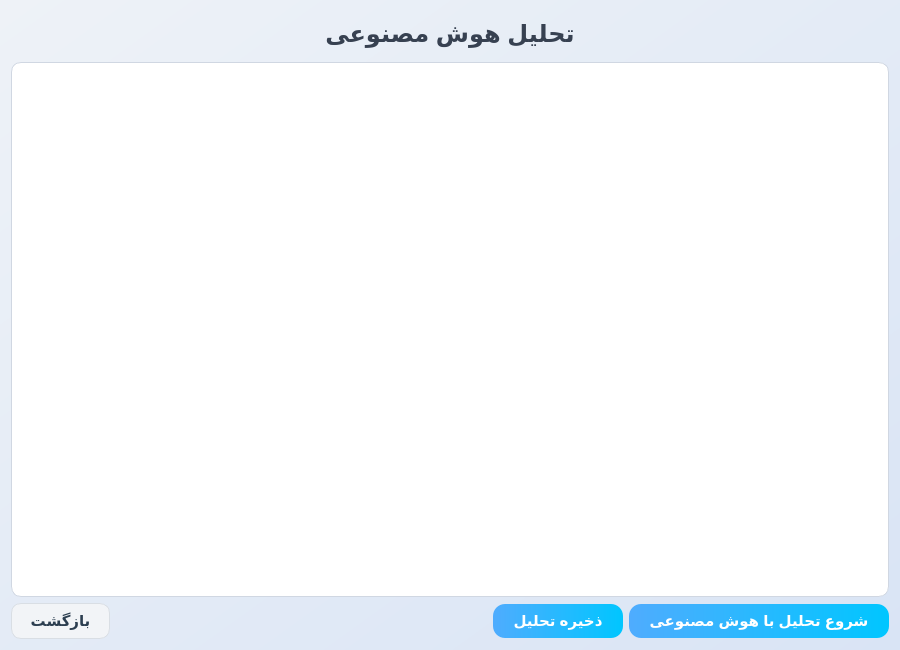
<?xml version="1.0" encoding="UTF-8"?>
<ui version="4.0">
 <class>ResultPage</class>
 <widget class="QWidget" name="ResultPage">
  <property name="geometry">
   <rect>
    <x>0</x>
    <y>0</y>
    <width>900</width>
    <height>650</height>
   </rect>
  </property>
  <property name="windowTitle">
   <string>تحلیل هوش مصنوعی </string>
  </property>
  <property name="windowIcon">
   <iconset>
    <normaloff>../../Users/Moavenat-mali-/OneDrive/دسکتاپ/0b5464b5-3cc2-46de-a9ae-577f59c6f68b.png</normaloff>../../Users/Moavenat-mali-/OneDrive/دسکتاپ/0b5464b5-3cc2-46de-a9ae-577f59c6f68b.png</iconset>
  </property>
  <property name="styleSheet">
   <string notr="true">
/* پس‌زمینه صفحه */
QWidget#ResultPage {
 background:qlineargradient( spread:pad, x1:0, y1:0, x2:1, y2:1, stop:0 #eef2f7, stop:1 #d9e4f5 );
}

/* عنوان اصلی صفحه */
QLabel#label_title {
 color:#374151;
 font-family:&quot;Segoe UI&quot;;
 font-size:18pt;
 font-weight:bold;
 padding:8px;
}

/* دکمه‌های عمومی */
QPushButton {
 background-color: #e53935;
 color: white;
 border-radius: 8px;
 padding: 8px 16px;
 font-size: 11pt;
 font-weight: bold;
}
QPushButton:hover { background-color: #ef5350; }
QPushButton:pressed { background-color: #c62828; }

/* دکمه بازگشت */
QPushButton#btn_back {
 background:#f2f4f7;
 color:#2c3e50;
 border-radius:10px;
 font-weight:600;
 font-size:11pt;
 padding:8px 18px;
 border:1px solid #d9dee4;
}
QPushButton#btn_back:hover { background:#e0e4e8; }
QPushButton#btn_back:pressed { background:#c7ccd1; }

/* دکمه ذخیره نتایج */
QPushButton#btn_save {
 background:qlineargradient( x1:0, y1:0, x2:1, y2:0, stop:0 #4facfe, stop:1 #00c6ff );
 color:white;
 border:none;
 border-radius:12px;
 font-weight:600;
 font-size:11pt;
 padding:8px 20px;
}
QPushButton#btn_save:hover {
 background:qlineargradient( x1:0, y1:0, x2:1, y2:0, stop:0 #3d8ef7, stop:1 #00aaff );
}
QPushButton#btn_save:pressed { background:#005fb8; }

/* دکمه تحلیل با هوش مصنوعی */
QPushButton#btn_ai {
 background:qlineargradient( x1:0, y1:0, x2:1, y2:0, stop:0 #4facfe, stop:1 #00c6ff );
 color:white;
 border:none;
 border-radius:12px;
 font-weight:600;
 font-size:11pt;
 padding:8px 20px;
}
QPushButton#btn_ai:hover {
 background:qlineargradient( x1:0, y1:0, x2:1, y2:0, stop:0 #3d8ef7, stop:1 #00aaff );
}
QPushButton#btn_ai:pressed { background:#005fb8; }
   </string>
  </property>
  <layout class="QVBoxLayout" name="main_layout">
   <item>
    <widget class="QLabel" name="label_title">
     <property name="text">
      <string>تحلیل هوش مصنوعی</string>
     </property>
     <property name="alignment">
      <set>Qt::AlignCenter</set>
     </property>
    </widget>
   </item>
   <item>
    <widget class="QTextEdit" name="ai_output_box">
     <property name="styleSheet">
      <string notr="true">
       font-family:&quot;Segoe UI&quot;;
       font-size:11pt;
       background:white;
       border:1px solid #d0d7e2;
       border-radius:10px;
       padding:12px;
      </string>
     </property>
     <property name="readOnly">
      <bool>true</bool>
     </property>
    </widget>
   </item>
   <item>
    <layout class="QHBoxLayout" name="button_layout">
     <item>
      <widget class="QPushButton" name="btn_back">
       <property name="text">
        <string>بازگشت</string>
       </property>
      </widget>
     </item>
     <item>
      <spacer name="horizontalSpacer">
       <property name="orientation">
        <enum>Qt::Horizontal</enum>
       </property>
       <property name="sizeHint" stdset="0">
        <size>
         <width>0</width>
         <height>0</height>
        </size>
       </property>
      </spacer>
     </item>
     <item>
      <widget class="QPushButton" name="btn_save">
       <property name="text">
        <string>ذخیره تحلیل</string>
       </property>
      </widget>
     </item>
     <item>
      <widget class="QPushButton" name="btn_ai">
       <property name="text">
        <string>شروع تحلیل با هوش مصنوعی</string>
       </property>
      </widget>
     </item>
    </layout>
   </item>
  </layout>
 </widget>
 <resources/>
 <connections/>
</ui>
